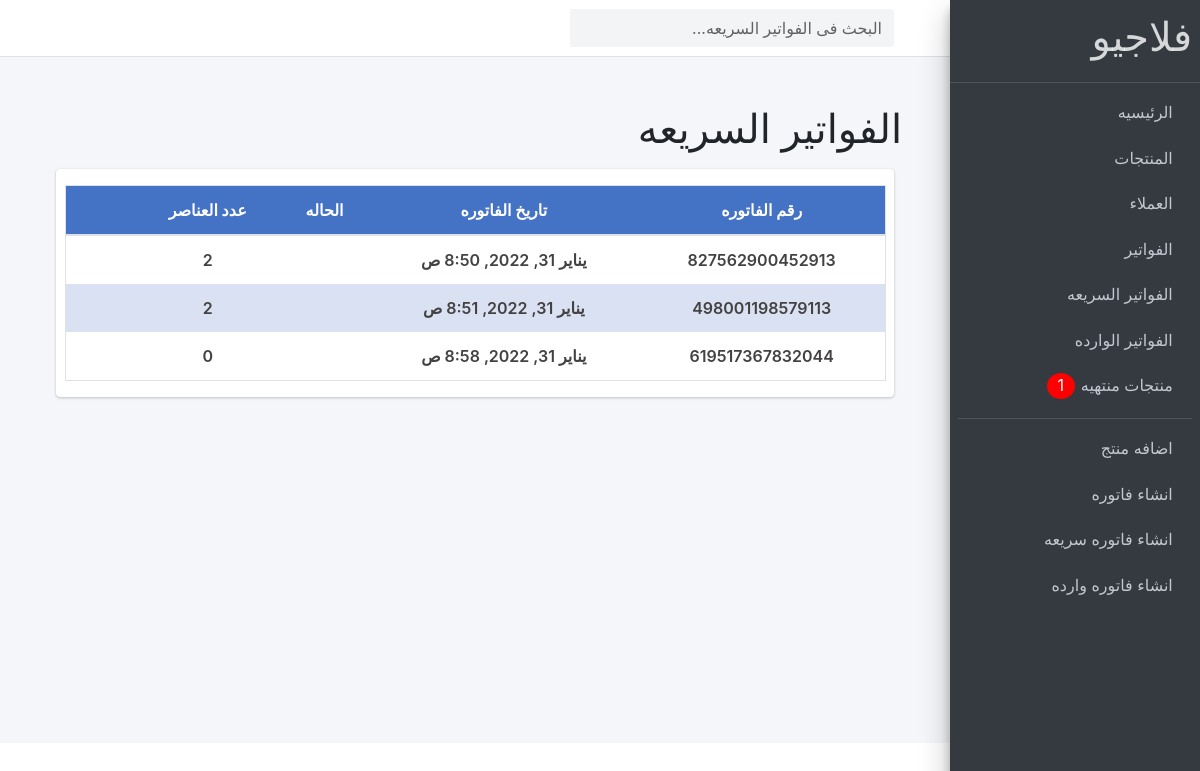
Page /home/products/quiqbills/ on the earlier database version.
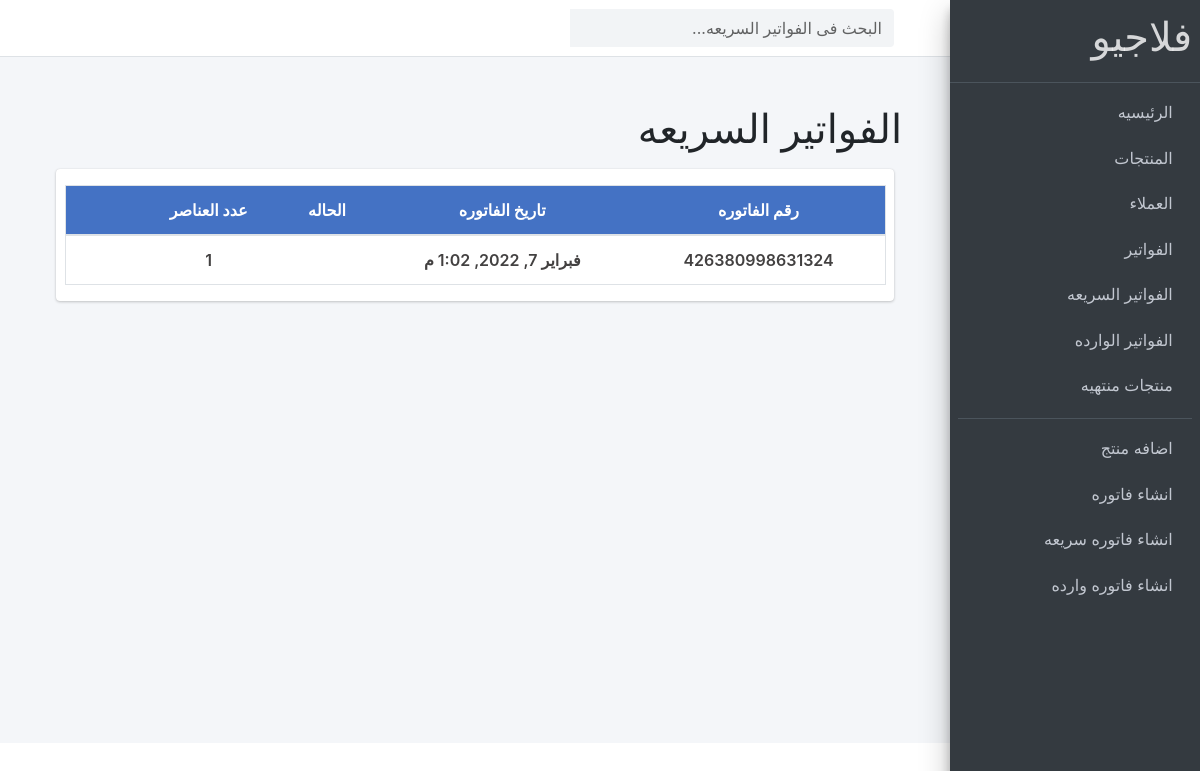
Same page on the later database version.
### store/models.py (models this page shows, shortened)
class QuiqOrder(models.Model):
    date = models.DateTimeField(auto_now_add=True)
    complete = models.BooleanField(default=False)
    transaction_id = models.CharField(max_length=100, null=True)
    paid = models.FloatField(validators=[MinValueValidator(0)],verbose_name="تم دفع")
    ORDslug = models.SlugField(blank=True, null=True, unique=True, allow_unicode=True, max_length=255 , verbose_name="slug")
    @property
    def get_bill_count(self):
        orderitems = self.quiqorderline_set.all()
        count = orderitems.count()
        return count

### store/views.py (the view)
# urls.py: path('products/quiqbills/', views.quiq_bills, name="quiqbills"),
def quiq_bills(request):
    search_qs = request.GET.get('search_quiqbills', '')
    if search_qs:
        quiqbills = QuiqOrder.objects.filter(transaction_id__startswith=search_qs)
    else:
        quiqbills = QuiqOrder.objects.all()
    return render(request, 'pages/quiqbills.html',{'quiqbills': quiqbills})

### store/context_processor.py (called while the page is built)
def calc_empty_products(request):
    products = Product.objects.filter(available_in_ventory=0)
    emptyNum = products.count()
    return {"emptyNum":emptyNum}

### templates/pages/quiqbills.html (shortened to what this page needs)
{% extends 'base.html' %}
{% load crispy_forms_tags %}
{% load static %}
{% block content %}
    <nav  class="main-header navbar navbar-expand navbar-white navbar-light">
      <ul class="navbar-nav">
        <li class="nav-item">
          <a class="nav-link" data-widget="pushmenu" href="#"></a>
        </li>
      </ul>
      <form class="form-inline ml-3" action="{% url 'products:quiqbills' %}">
        <div class="input-group">
          <input id="searchIdforquiqbills" class="form-control form-control-navbar" name="search_quiqbills" type="search" placeholder="البحث فى الفواتير السريعه..." aria-label="Search">
          <div class="input-group-append">
            <button class="btn btn-navbar" type="submit">
            </button>
          </div>
        </div>
      </form>
    </nav>
    <div style="direction: rtl;" class="wrapper">
      <div   class="content-wrapper p-5">
        <div class="row mb-2">
          <div class="col-sm-6">
            <h1>الفواتير السريعه</h1>
          </div>
        </div>
            <section class="content">
              <div class="card card-solid">
                  <div class="row d-flex align-items-stretch">
                    <div   class="col-12 p-3">
                      {% if quiqbills %}
                      <table class="table table-bordered text-center bills_table">
                        <thead>
                          <tr class="bills_thead_row">
                            <th scope="col">رقم الفاتوره </th>
                            <th scope="col">تاريخ الفاتوره </th>
                            <th scope="col">الحاله</th>
                            <th scope="col"> عدد العناصر </th>
                            <th scope="col"> </th>
                          </tr>
                        </thead>
                        <tbody>
                          {% for quiqbill in quiqbills %}
                          <tr class="bills_table_row">
                            <td><a href="{% url 'products:create_quiqline' quiqbill.id %}">{{quiqbill.transaction_id}}</a></td>
                            <td><a href="{% url 'products:create_quiqline' quiqbill.id %}">{{quiqbill.date}}</a></td>
                            <td></td>
                            <td><a href="{% url 'products:create_quiqline' quiqbill.id %}">{{quiqbill.get_bill_count}}</a> </td>
                            <td class="deletebtn"><a data-product="{{quiqbill.id}}" href="#" class="btn delete_quiqbill_list delete_quiqbill_list{{quiqbill.id}}"></a></td>
                          </tr>
                          {% endfor %}
                        </tbody>
                      </table>
                      {% else %}
                      <h4 class="m-5">لا توجد فواتير فى الوقت الحالى .</h4>
                      {% endif %}
                    </div>
                    </div>
              </div>
            </section>
          </div>
      </div>
{% endblock %}

### templates/base.html (shortened to what this page needs)
{% load static %}
<!DOCTYPE html>
<html  lang="ar">
<head>
    <link rel="stylesheet" href="{% static 'dist/css/jquery-ui.css' %}">
    <link rel="stylesheet" href="{% static 'dist/css/adminlte_ar.min.css' %}">
    <link rel="stylesheet" href="{% static 'dist/css/style.css' %}">
  </head>
  <body dir="rtl" class="hold-transition sidebar-mini">
    {% include 'parts/sidebar.html' %}
{% block content %}
{% endblock %}
</body>
</html>

### templates/parts/sidebar.html (shortened to what this page needs)
  <aside style="position: fixed;" class="main-sidebar sidebar-dark-primary elevation-4">
   <a href="{% url 'products:home' %}" class="brand-link">
      <span class="brand-text font-weight-light"><h1>فلاجيو</h1></span>
    </a>
    <div class="sidebar">
      <nav class="mt-2">
        <ul class="nav nav-pills nav-sidebar flex-column" data-widget="treeview" role="menu" data-accordion="false">
          <li class="nav-item">
            <a href="{% url 'products:home' %}" class="nav-link">
              <p>
                الرئيسيه
              </p>
            </a>
          </li>
          <li class="nav-item">
            <a href="{% url 'products:all_products' %}" class="nav-link">
              <p>
                المنتجات
              </p>
            </a>
          </li>
          <li class="nav-item">
            <a href="{% url 'products:clients' %}" class="nav-link">
              <p>
                العملاء
              </p>
            </a>
          </li>
          <li class="nav-item">
            <a href="{% url 'products:bills' %}" class="nav-link">
              <p>
                الفواتير
              </p>
            </a>
          </li>
          <li class="nav-item">
            <a href="{% url 'products:quiqbills' %}" class="nav-link">
              <p>
                الفواتير السريعه
              </p>
            </a>
          </li>
          <li class="nav-item">
            <a href="{% url 'products:incom_bills' %}" class="nav-link">
              <p>
                الفواتير الوارده
              </p>
            </a>
          </li>
          <li class="nav-item">
            <a href="{% url 'products:ended_products' %}" class="nav-link">
              <p>
                منتجات منتهيه
                {% if emptyNum > 0 %}
                <span class="notice">{{emptyNum}}</span>
                {% endif %}
              </p>
            </a>
          </li>
          <li><hr class="dropdown-divider"></li>
          <li class="nav-item">
            <a href="{% url 'products:add_product' %}" class="nav-link">
              <p>
                اضافه منتج
              </p>
            </a>
          </li>
          <li class="nav-item">
            <a href="{% url 'products:add-bill' %}" class="nav-link">
              <p>
                انشاء فاتوره
              </p>
            </a>
          </li>
          <li class="nav-item">
            <a href="{% url 'products:add_quiqbill' %}" class="nav-link">
              <p>
                انشاء فاتوره سريعه
              </p>
            </a>
          </li>
          <li class="nav-item">
            <a href="{% url 'products:add_incombill' %}" class="nav-link">
              <p>
                انشاء فاتوره وارده
              </p>
            </a>
          </li>
        </ul>
      </nav>
    </div>
  </aside>

Differences in the rows shown:
removed QuiqOrder: transaction_id "827562900452913", date "يناير 31, 2022, 8:50 ص", get_bill_count "2"
removed QuiqOrder: transaction_id "498001198579113", date "يناير 31, 2022, 8:51 ص", get_bill_count "2"
removed QuiqOrder: transaction_id "619517367832044", date "يناير 31, 2022, 8:58 ص", get_bill_count "0"
added QuiqOrder: transaction_id "426380998631324", date "فبراير 7, 2022, 1:02 م", get_bill_count "1"
Other differences:
{{ emptyNum }}: "1" → (not shown)
